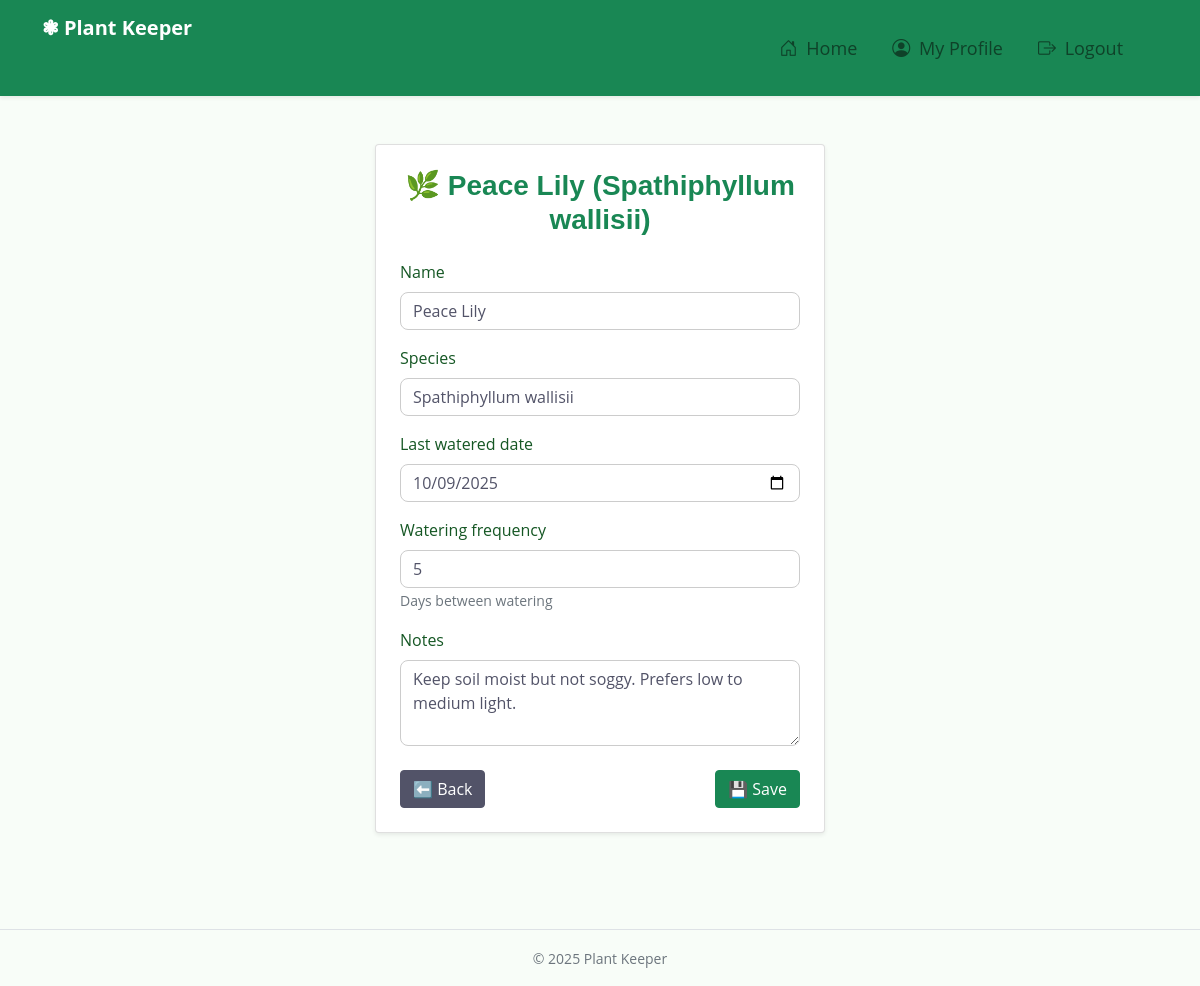
The app's page /plants/3/edit/ (signed in) with its own data.
### main_app/models.py (models this page shows, shortened)
class Plant(models.Model):
    name = models.CharField(max_length=100)
    species = models.CharField(max_length=100)
    date_added = models.DateField(auto_now_add=True)
    last_watered_date = models.DateField(blank=True, null=True)
    watering_frequency = models.IntegerField(
        default=7, help_text="Days between watering"
    )
    notes = models.TextField(blank=True)
    user = models.ForeignKey(User, on_delete=models.CASCADE)
    def __str__(self):
        return f"{self.name} ({self.species})"

### main_app/views.py (the view)
# urls.py: path("plants/<int:pk>/edit/", views.PlantUpdate.as_view(), name="plant_edit"),
class PlantUpdate(LoginRequiredMixin, UpdateView):
    model = Plant
    form_class = PlantForm
    template_name = "plants/form.html"
    success_url = reverse_lazy("plant_list")

### main_app/forms.py
class PlantForm(forms.ModelForm):
    class Meta:
        model = Plant
        fields = ["name", "species", "last_watered_date", "watering_frequency", "notes"]
        widgets = {
            "name": forms.TextInput(attrs={"class": "form-control"}),
            "species": forms.TextInput(attrs={"class": "form-control"}),
            "last_watered_date": forms.DateInput(
                attrs={"class": "form-control", "type": "date"}
            ),
            "watering_frequency": forms.NumberInput(attrs={"class": "form-control"}),
            "notes": forms.Textarea(attrs={"class": "form-control", "rows": 3}),
        }

### main_app/templates/plants/form.html (shortened to what this page needs)
{% extends "base.html" %}
{% block content %}
<div class="container py-5 d-flex justify-content-center">
  <div class="card shadow-sm p-4" style="max-width: 450px; width: 100%;">
    <h3 class="text-success text-center mb-4">
      🌿 {{ view.object|default:"Add New Plant" }}
    </h3>
    <form method="POST" novalidate>
      {% for field in form %}
        <div class="mb-3">
          <label class="form-label fw-semibold">{{ field.label }}</label>
          {{ field }}
          {% if field.help_text %}
            <small class="form-text text-muted">{{ field.help_text }}</small>
          {% endif %}
        </div>
      {% endfor %}
      <div class="d-flex justify-content-between align-items-center mt-4">
        <a href="{% url 'plant_list' %}" class="btn btn-secondary">⬅️ Back</a>
        <button type="submit" class="btn btn-success">💾 Save</button>
      </div>
    </form>
  </div>
</div>
{% endblock %}

### main_app/static/css/style.css (style rules this page uses)
:root { --primary: #348E38; --secondary: #525368; --light: #E8F5E9; --dark: #0F4229; }
h3, .h3, h4, .h4, .fw-medium { font-weight: 600 !important; }
.btn { transition: .5s; font-weight: 500; }
input, textarea, select { border-radius: 8px !important; border: 1px solid #ccc !important; width: 100%; padding: 8px; }
label.form-label { color: #155724; }
body { background-color: #f8fdf8; }

### records on screen
Plant: object "Peace Lily (Spathiphyllum wallisii)", form "Peace Lily" "Spathiphyllum wallisii" "10/09/2025" "5" "Keep soil moist but not soggy. Prefers low to medium light."

### other values on screen
{{ field.label }} "Name" "Species" "Last watered date" "Watering frequency" "Notes"
{{ field.help_text }} "Days between watering"
